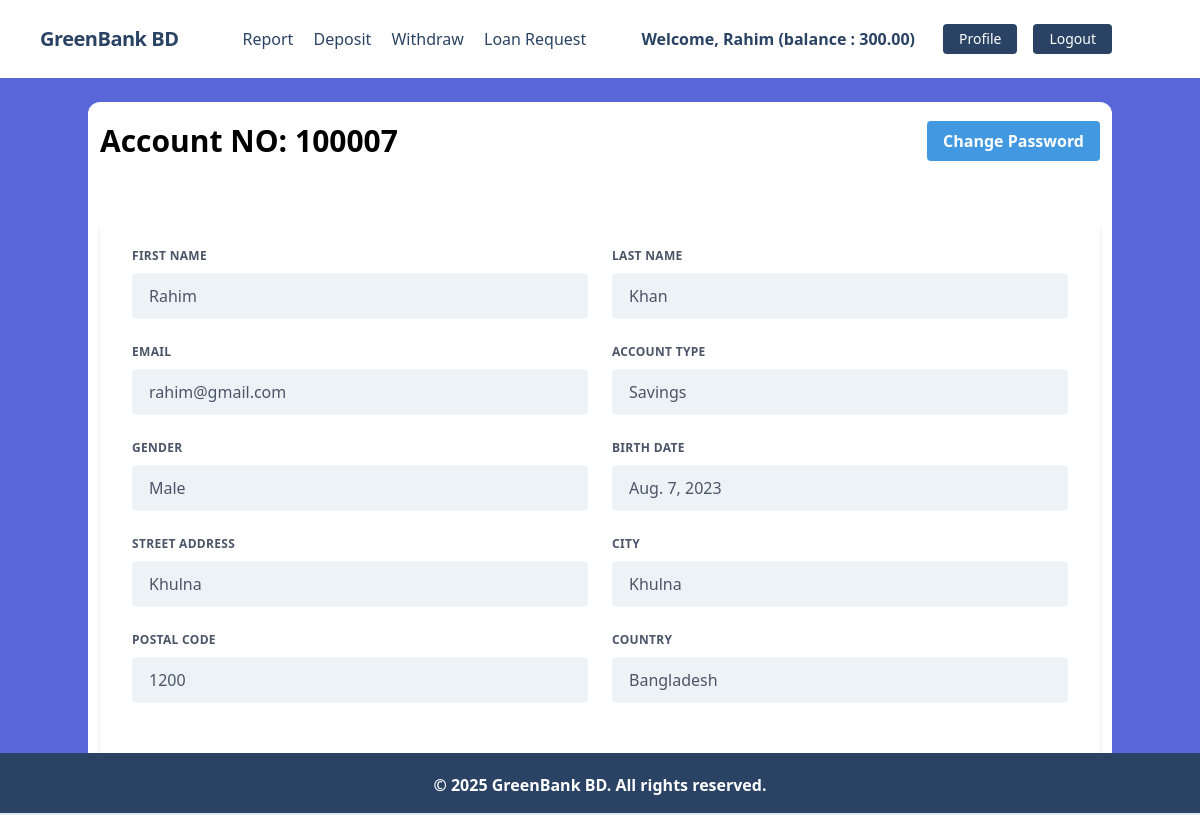
The app's page /accounts/profile/ (signed in) with its own data.
### accounts/models.py (models this page shows, shortened)
class UserBankAccount(models.Model):
     user = models.OneToOneField(User,related_name='account',on_delete=models.CASCADE)
     account_type = models.CharField(max_length=10,choices=ACCOUNT_TYPE)
     account_no = models.IntegerField(unique=True)
     birth_date = models.DateField(null=True,blank=True)
     gender = models.CharField(max_length=10,choices=GENDER_TYPE)
     initial_deposite_date = models.DateField(auto_now_add=True)
     balance = models.DecimalField(default=0,max_digits=12,decimal_places=2)

class UserAddress(models.Model):
    user = models.OneToOneField(User, related_name='address',on_delete=models.CASCADE)
    street_address = models.CharField(max_length=100)
    city = models.CharField(max_length=100)
    postal_code = models.IntegerField()
    country = models.CharField(max_length=100)

### accounts/views.py (the view)
# urls.py: path('profile/', UserProfileView.as_view(), name='profile' ),
class UserProfileView(View):
    template_name = 'accounts/profile.html'
    def get(self, request):
        user = request.user
        try:
            user_account = UserBankAccount.objects.get(user=user)
            user_address = UserAddress.objects.get(user=user)
        except UserBankAccount.DoesNotExist or UserAddress.DoesNotExist:
            user_account = None
            user_address = None
        context = {
            'user': user,
            'user_account': user_account,
            'user_address': user_address,
        }
        return render(request, self.template_name, context)

### accounts/templates/accounts/profile.html (shortened to what this page needs)
{% extends 'base.html' %}
{% block content %}
<div class="bg-white px-3 py-4 rounded-xl my-6">
    <div class="flex justify-between items-center pb-5">
        <h4 class="font-bold text-3xl">Account NO: {{ user_account.account_no }}</h4>
        <a href="{% url 'password_change'%}" class="bg-blue-500 hover:bg-blue-700 text-white font-bold py-2 px-4 rounded">
            Change Password
        </a>
    </div>
    <div class="w-full mt-10">
        <div class="bg-white shadow-md rounded px-8 pt-6 pb-8 mb-4">
            <div class="flex flex-wrap -mx-3 mb-6">
                <div class="w-full md:w-1/2 px-3 mb-6 md:mb-0">
                    <label class="block uppercase tracking-wide text-gray-700 text-xs font-bold mb-2">
                        First Name
                    </label>
                    <p class="appearance-none block w-full bg-gray-200 text-gray-700 border border-gray-200 rounded py-3 px-4 leading-tight">
                        {{ user.first_name }}
                    </p>
                </div>
                <div class="w-full md:w-1/2 px-3">
                    <label class="block uppercase tracking-wide text-gray-700 text-xs font-bold mb-2">
                        Last Name
                    </label>
                    <p class="appearance-none block w-full bg-gray-200 text-gray-700 border border-gray-200 rounded py-3 px-4 leading-tight">
                        {{ user.last_name }}
                    </p>
                </div>
            </div>
            <div class="flex flex-wrap -mx-3 mb-6">
                <div class="w-full md:w-1/2 px-3 mb-6 md:mb-0">
                    <label class="block uppercase tracking-wide text-gray-700 text-xs font-bold mb-2">
                        Email
                    </label>
                    <p class="appearance-none block w-full bg-gray-200 text-gray-700 border border-gray-200 rounded py-3 px-4 leading-tight">
                        {{ user.email }}
                    </p>
                </div>
                <div class="w-full md:w-1/2 px-3 mb-6 md:mb-0">
                    <label class="block uppercase tracking-wide text-gray-700 text-xs font-bold mb-2">
                        Account Type
                    </label>
                    <p class="appearance-none block w-full bg-gray-200 text-gray-700 border border-gray-200 rounded py-3 px-4 leading-tight">
                        {{ user_account.get_account_type_display }}
                    </p>
                </div>
            </div>
            <div class="flex flex-wrap -mx-3 mb-6">
                <div class="w-full md:w-1/2 px-3 mb-6 md:mb-0">
                    <label class="block uppercase tracking-wide text-gray-700 text-xs font-bold mb-2">
                        Gender
                    </label>
                    <p class="appearance-none block w-full bg-gray-200 text-gray-700 border border-gray-200 rounded py-3 px-4 leading-tight">
                        {{ user_account.get_gender_display }}
                    </p>
                </div>
                <div class="w-full md:w-1/2 px-3 mb-6 md:mb-0">
                    <label class="block uppercase tracking-wide text-gray-700 text-xs font-bold mb-2">
                        Birth Date
                    </label>
                    <p class="appearance-none block w-full bg-gray-200 text-gray-700 border border-gray-200 rounded py-3 px-4 leading-tight">
                        {{ user_account.birth_date }}
                    </p>
                </div>
            </div>
            <div class="flex flex-wrap -mx-3 mb-6">
                <div class="w-full md:w-1/2 px-3 mb-6 md:mb-0">
                    <label class="block uppercase tracking-wide text-gray-700 text-xs font-bold mb-2">
                        Street Address
                    </label>
                    <p class="appearance-none block w-full bg-gray-200 text-gray-700 border border-gray-200 rounded py-3 px-4 leading-tight">
                        {{ user_address.street_address }}
                    </p>
                </div>
                <div class="w-full md:w-1/2 px-3">
                    <label class="block uppercase tracking-wide text-gray-700 text-xs font-bold mb-2">
                        City
                    </label>
                    <p class="appearance-none block w-full bg-gray-200 text-gray-700 border border-gray-200 rounded py-3 px-4 leading-tight">
                        {{ user_address.city }}
                    </p>
                </div>
            </div>
            <div class="flex flex-wrap -mx-3 mb-6">
                <div class="w-full md:w-1/2 px-3 mb-6 md:mb-0">
                    <label class="block uppercase tracking-wide text-gray-700 text-xs font-bold mb-2">
                        Postal Code
                    </label>
                    <p class="appearance-none block w-full bg-gray-200 text-gray-700 border border-gray-200 rounded py-3 px-4 leading-tight">
                        {{ user_address.postal_code }}
                    </p>
                </div>
                <div class="w-full md:w-1/2 px-3">
                    <label class="block uppercase tracking-wide text-gray-700 text-xs font-bold mb-2">
                        Country
                    </label>
                    <p class="appearance-none block w-full bg-gray-200 text-gray-700 border border-gray-200 rounded py-3 px-4 leading-tight">
                        {{ user_address.country }}
                    </p>
                </div>
            </div>
        </div>
    </div>
</div>
{% endblock %}

### core/templates/base.html (shortened to what this page needs)
{% load static %}
<!DOCTYPE html>
<html lang="en">
    <head>
        <link href="https://unpkg.com/tailwindcss@^1.0/dist/tailwind.min.css" rel="stylesheet">
    </head>
    <body class="bg-indigo-600">
        {% include 'navbar.html' %}
        {% block body %}
            <div class="lg:container lg:mx-auto" id="main">
                {% block content %}
                {% endblock %}
            </div>
            {% include 'footer.html' %}
        {% endblock %}
    </body>
</html>

### core/templates/navbar.html (shortened to what this page needs)
<nav class="flex items-center justify-between flex-wrap bg-white p-6 px-10">
    <div class="flex items-center flex-shrink-0 text-white mr-6">
        <span class="font-semibold text-xl tracking-tight text-blue-900"><a href="/">GreenBank BD</a></span>
    </div>
    <div class="w-full block flex-grow lg:flex lg:items-center lg:w-auto px-10">
        {% if request.user.is_authenticated %}
            <div class="text-md lg:flex-grow">
                <a href="{% url 'transaction_report' %}" class="block mt-4 lg:inline-block lg:mt-0 text-blue-900 hover:text-red-900 hover:font-black mr-4">
                    Report
                </a>
                <a href="{% url 'deposit_money'%}" class="block mt-4 lg:inline-block lg:mt-0 text-blue-900 hover:text-red-900 hover:font-black mr-4">
                    Deposit
                </a>
                <a href="{% url 'withdraw_money'%}" class="block mt-4 lg:inline-block lg:mt-0 text-blue-900 hover:text-red-900 hover:font-black mr-4">
                    Withdraw
                </a>
                <a href="{% url 'loan_request' %}" class="block mt-4 lg:inline-block lg:mt-0 text-blue-900 hover:text-red-900 hover:font-black mr-4">
                    Loan Request
                </a>
            </div>
            <div class="flex w-auto">
                <div class="text-blue-900 my-auto font-black px-5">Welcome, {{ request.user.first_name }} (balance : {{request.user.account.balance}}) </div>
                <a  href="{% url 'profile' %}" class="mx-2 inline-block font-medium text-sm px-4 py-2 leading-none bg-blue-900 rounded text-white border-white hover:border-transparent hover:text-dark hover:bg-red-700 mt-4 lg:mt-0">Profile</a>
                <form action="{% url 'logout' %}" method="post" class="inline">
                    <button type="submit" class="mx-2 inline-block font-medium text-sm px-4 py-2 leading-none bg-blue-900 rounded text-white border-white hover:border-transparent hover:text-dark hover:bg-red-700 mt-4 lg:mt-0">Logout</button>
                </form>
            </div>
        {% endif %}
    </div>
</nav>

### core/templates/footer.html
<footer class="footer bg-blue-900 text-white relative border-b-2 mt-10">
    <div class="container mx-auto px-6">
        <div class="mt-5 flex flex-col items-center">
            <div class="sm:w-2/3 text-center py-0 pb-2">
                <p class="text-md text-white font-bold mb-2">
                    © {% now "Y" %} GreenBank BD. All rights reserved.
                </p>
            </div>
        </div>
    </div>
</footer>

### core/templates/base.html (style rules this page uses)
footer { position: fixed !important; bottom: 0 !important; width: 100%; }

### records on screen
UserBankAccount: account_no "100007", account_type "Savings", gender "Male", birth_date "Aug. 7, 2023"
UserAddress: street_address "Khulna", city "Khulna", postal_code "1200", country "Bangladesh"

### other values on screen
{{ request.user.first_name }} "Rahim"
{{ request.user.account.balance }} "300.00"
{{ user.first_name }} "Rahim"
{{ user.last_name }} "Khan"
{{ user.email }} "rahim@gmail.com"
